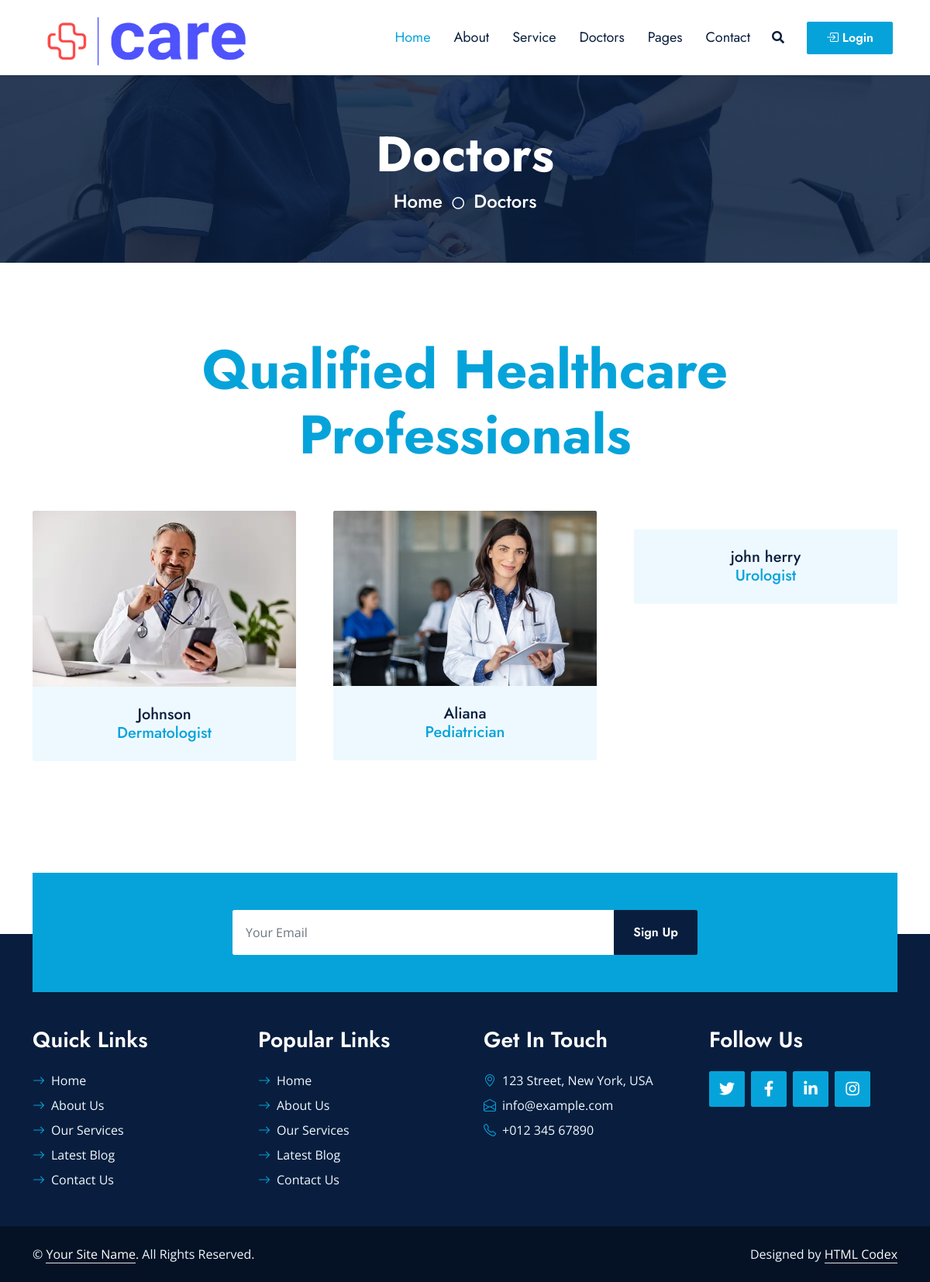
The page /userside/doctors.php on the database its author committed.
### tables this page shows
CREATE TABLE `doctors` (
  `doctor_id` int(11) NOT NULL,
  `doctor_name` varchar(100) NOT NULL,
  `doctor_email` varchar(100) NOT NULL,
  `doctor_password` varchar(100) NOT NULL,
  `doctor_pic` varchar(500) NOT NULL,
  `doctor_exp` int(11) NOT NULL,
  `doctor_qualification` varchar(100) NOT NULL,
  `doctor_contact` bigint(20) NOT NULL,
  `doctor_degree_pic` varchar(500) NOT NULL,
  `doctor_nic_front_pic` varchar(100) NOT NULL,
  `doctor_nic_back_pic` varchar(100) NOT NULL,
  `doctor_city` int(11) NOT NULL,
  `doctor_whatsapp` bigint(20) NOT NULL,
  `doctor_gender` varchar(100) NOT NULL,
  `status` varchar(50) NOT NULL,
  `doctor_specialization` int(11) NOT NULL
);

CREATE TABLE `specialization` (
  `specialization_id` int(11) NOT NULL,
  `specialization_name` varchar(200) NOT NULL,
  `status` int(11) NOT NULL
);

### userside/doctors.php (the view, shortened to what this page needs)
<?php
include("../admin/connection.php");
$select_doctors = "SELECT * FROM `doctors` where status = 'Accepted'";
$run_select_doctors = mysqli_query($connection, $select_doctors);
?>
<!DOCTYPE html>
<html lang="en">
<head>
    <link href="https://cdnjs.cloudflare.com/ajax/libs/font-awesome/5.10.0/css/all.min.css" rel="stylesheet">
    <link href="https://cdn.jsdelivr.net/npm/bootstrap-icons@1.4.1/font/bootstrap-icons.css" rel="stylesheet">
    <link href="lib/owlcarousel/assets/owl.carousel.min.css" rel="stylesheet">
    <link href="lib/animate/animate.min.css" rel="stylesheet">
    <link href="lib/tempusdominus/css/tempusdominus-bootstrap-4.min.css" rel="stylesheet" />
    <link href="lib/twentytwenty/twentytwenty.css" rel="stylesheet" />
    <link href="css/bootstrap.min.css" rel="stylesheet">
    <link href="css/style.css" rel="stylesheet">
</head>
<body>
    <?php include("navbar.php"); ?>
    <div class="container-fluid bg-primary py-5 hero-header mb-5">
        <div class="row py-3">
            <div class="col-12 text-center">
                <h1 class="display-3 text-white animated zoomIn">Doctors</h1>
                <a href="" class="h4 text-white">Home</a>
                <i class="far fa-circle text-white px-2"></i>
                <a href="" class="h4 text-white">Doctors</a>
            </div>
        </div>
    </div>
    <div class="container-fluid py-5 wow fadeInUp" data-wow-delay="0.1s">
        <div class="container justify-content-center text-center">
            <h2 class="section_heading">Qualified Healthcare Professionals</h2>
            <div class="row g-5 mb-5">
                <div class="col-lg-12">
                    <div class="row g-5">
                        <?php while ($row_doctors = mysqli_fetch_array($run_select_doctors)) { ?>
                            <div class="col-md-4 service-item wow zoomIn" data-wow-delay="0.6s">
                                <a href="each_doctor.php?id=<?php echo $row_doctors['doctor_id']; ?>">
                                    <div class="rounded-top overflow-hidden">
                                        <img class="img-fluid" src="<?php echo $row_doctors['doctor_pic']; ?>" alt="">
                                    </div>
                                    <div class="position-relative bg-light rounded-bottom text-center p-4">
                                        <h5 class="m-0" >
                                            <?php echo $row_doctors['doctor_name']; ?>
                                        </h5>
                                        <?php
                                        $specialization_id = $row_doctors['doctor_specialization'];
                                        $select_specialization = "SELECT * FROM `specialization` where specialization_id = $specialization_id";
                                        $run_select_specialization = mysqli_query($connection, $select_specialization);
                                        $specialization_row = mysqli_fetch_array($run_select_specialization)
                                            ?>
                                        <h5 class="m-0" style="color:#06A3DA;">
                                            <?php echo $specialization_row['specialization_name']; ?>
                                        </h5>
                                    </div>
                                </a>
                            </div>
                        <?php }
                        ; ?>
                    </div>
                </div>
            </div>
        </div>
    </div>
    <div class="container-fluid position-relative pt-5 wow fadeInUp" data-wow-delay="0.1s" style="z-index: 1;">
        <div class="container">
            <div class="bg-primary p-5">
                <form class="mx-auto" style="max-width: 600px;">
                    <div class="input-group">
                        <input type="text" class="form-control border-white p-3" placeholder="Your Email">
                        <button class="btn btn-dark px-4">Sign Up</button>
                    </div>
                </form>
            </div>
        </div>
    </div>
    <div class="container-fluid bg-dark text-light py-5 wow fadeInUp" data-wow-delay="0.3s" style="margin-top: -75px;">
        <div class="container pt-5">
            <div class="row g-5 pt-4">
                <div class="col-lg-3 col-md-6">
                    <h3 class="text-white mb-4">Quick Links</h3>
                    <div class="d-flex flex-column justify-content-start">
                        <a class="text-light mb-2" href="#"><i class="bi bi-arrow-right text-primary me-2"></i>Home</a>
                        <a class="text-light mb-2" href="#"><i class="bi bi-arrow-right text-primary me-2"></i>About
                            Us</a>
                        <a class="text-light mb-2" href="#"><i class="bi bi-arrow-right text-primary me-2"></i>Our
                            Services</a>
                        <a class="text-light mb-2" href="#"><i class="bi bi-arrow-right text-primary me-2"></i>Latest
                            Blog</a>
                        <a class="text-light" href="#"><i class="bi bi-arrow-right text-primary me-2"></i>Contact Us</a>
                    </div>
                </div>
                <div class="col-lg-3 col-md-6">
                    <h3 class="text-white mb-4">Popular Links</h3>
                    <div class="d-flex flex-column justify-content-start">
                        <a class="text-light mb-2" href="#"><i class="bi bi-arrow-right text-primary me-2"></i>Home</a>
                        <a class="text-light mb-2" href="#"><i class="bi bi-arrow-right text-primary me-2"></i>About
                            Us</a>
                        <a class="text-light mb-2" href="#"><i class="bi bi-arrow-right text-primary me-2"></i>Our
                            Services</a>
                        <a class="text-light mb-2" href="#"><i class="bi bi-arrow-right text-primary me-2"></i>Latest
                            Blog</a>
                        <a class="text-light" href="#"><i class="bi bi-arrow-right text-primary me-2"></i>Contact Us</a>
                    </div>
                </div>
                <div class="col-lg-3 col-md-6">
                    <h3 class="text-white mb-4">Get In Touch</h3>
                    <p class="mb-2"><i class="bi bi-geo-alt text-primary me-2"></i>123 Street, New York, USA</p>
                    <p class="mb-2"><i class="bi bi-envelope-open text-primary me-2"></i>info@example.com</p>
                    <p class="mb-0"><i class="bi bi-telephone text-primary me-2"></i>+012 345 67890</p>
                </div>
                <div class="col-lg-3 col-md-6">
                    <h3 class="text-white mb-4">Follow Us</h3>
                    <div class="d-flex">
                        <a class="btn btn-lg btn-primary btn-lg-square rounded me-2" href="#"><i
                                class="fab fa-twitter fw-normal"></i></a>
                        <a class="btn btn-lg btn-primary btn-lg-square rounded me-2" href="#"><i
                                class="fab fa-facebook-f fw-normal"></i></a>
                        <a class="btn btn-lg btn-primary btn-lg-square rounded me-2" href="#"><i
                                class="fab fa-linkedin-in fw-normal"></i></a>
                        <a class="btn btn-lg btn-primary btn-lg-square rounded" href="#"><i
                                class="fab fa-instagram fw-normal"></i></a>
                    </div>
                </div>
            </div>
        </div>
    </div>
    <div class="container-fluid text-light py-4" style="background: #051225;">
        <div class="container">
            <div class="row g-0">
                <div class="col-md-6 text-center text-md-start">
                    <p class="mb-md-0">&copy; <a class="text-white border-bottom" href="#">Your Site Name</a>. All
                        Rights Reserved.</p>
                </div>
                <div class="col-md-6 text-center text-md-end">
                    <p class="mb-0">Designed by <a class="text-white border-bottom" href="https://htmlcodex.com">HTML
                            Codex</a></p>
                </div>
            </div>
        </div>
    </div>
</body>
</html>

### userside/css/style.css (style rules this page uses)
:root { --primary: #06A3DA; --secondary: #F57E57; --light: #EEF9FF; --dark: #091E3E; }
h1, h2, .font-weight-bold { font-weight: 700 !important; }
h3, h4, .font-weight-semi-bold { font-weight: 600 !important; }
h5, h6, .font-weight-medium { font-weight: 500 !important; }
.btn { font-family: 'Jost', sans-serif; font-weight: 600; transition: .5s; }
.btn-primary, .btn-secondary { color: #FFFFFF; }
.btn-lg-square { width: 46px; height: 46px; }
.btn-square, .btn-sm-square, .btn-lg-square { padding-left: 0; padding-right: 0; text-align: center; }
.hero-header { background: linear-gradient(rgba(9, 30, 62, .85), rgba(9, 30, 62, .85)), url(../img/carousel-1.jpg) center center no-repeat; background-size: cover; }
.service-item img, .service-item .bg-light, .service-item .bg-light h5, .team-item .team-text { transition: .5s; }
.team-item .team-text::after, .service-item .bg-light::after { position: absolute; content: ""; top: 50%; bottom: 0; left: 15px; right: 15px; border-radius:100px / 15px; box-shadow: 0 0 15px rgba(0, 0, 0, .7); opacity: 0; transition: .5s; z-index: -1; }

### userside/doctors.php (style rules this page uses)
.section_heading { font-size: 70px; color: #06A3DA; }

### rows shown on the page
doctors: doctor_pic (picture), doctor_name "Johnson", doctor_specialization.specialization_name "Dermatologist"
doctors: doctor_pic (picture), doctor_name "Aliana", doctor_specialization.specialization_name "Pediatrician"
doctors: doctor_name "john herry", doctor_specialization.specialization_name "Urologist"
